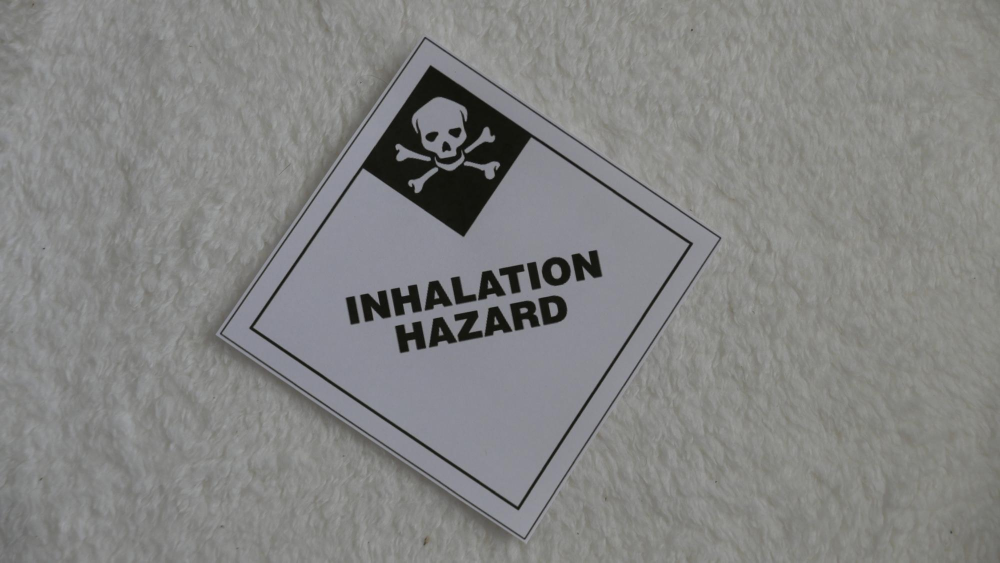
#> input picture Images/SetB/P1380732.JPG, 2000 x 1125 px, found by its file name (shown at 1/2 size); its folder holds 5 pictures in this run
$ python MPAssignment.py
#> lines starting #> are read from the running program, lines starting #| are printed output that depends on the picture; after the words box and inside, x2 and y2 are one past the last pixel; in counts of white or black regions, pixels touching at a corner belong together
### TransformFunctions.py
""" COMP3007 - Machine Perception Assignment
        Author: Tri Tai Steven Pham
        Student ID: 17748229
        Year: 2018
"""

## Import libraries
import cv2
import numpy as np

### START-FOUR POINT TRANSFORM FUNCTION

# [29 lines left out: function fourPtTrans, not called in this run]

### END-FOUR POINT TRANSFORM FUNCTION

### START-RESIZE FUNCTION

def resizeFunc( img_orig, max_h, max_w):
    img = img_orig.copy()
    imgh, imgw = img.shape[ :2]

    if( max_h <= imgh or max_w <= imgw):
        # Re-size for consistency across all images
        scale = max_h / float( imgh)
        if( max_w / float( imgw) < scale):
            scale = max_w / float( imgw)

        img = cv2.resize( img_orig, None, fx=scale, fy=scale, interpolation = cv2.INTER_AREA)
    return img

### END-RESIZE FUNCTION

### START-SORT CONTOURS FUNCTION

def getContPrec( contour, cols):
    origin = cv2.boundingRect( contour)
    return ( ( origin[1] // 5) * 5 ) * cols + origin[ 0]

# [10 lines left out: function sortContours, not called in this run]

### END-SORT CONTOURS FUNCTION

### PreprocessFunctions.py
""" COMP3007 - Machine Perception Assignment
        Author: Tri Tai Steven Pham
        Student ID: 17748229
        Year: 2018
"""

## Import libraries
import cv2
import numpy as np

## Import user-defined functions
import TransformFunctions as tf
import pytesseract as pt
import math as m

### START-MASK DETECTION
##      This function is used to eliminate the background from the hazmat label
##      It uses a series of filters and smoothing techniques to filter out the background
##      It was almost prepared to tackle Set C however it now only perfectly detects
##      items from Set B (and Set A)
##

def preprocessImage( img):
    ##  First convert the image into grayscale for pre-processing
    warp = img.copy()
    img_eq = cv2.cvtColor( img, cv2.COLOR_BGR2GRAY)

    ## Create adaptive histogram equalisation to deal with shadows
    clahe = cv2.createCLAHE( clipLimit=2.0, tileGridSize=( 8, 8))
    cl = clahe.apply( img_eq)

    ## Apply a sharpening with a smoothing GaussianBlur on the equalised gray image
    blur = cv2.GaussianBlur( cl, ( 5, 5), 0)
    sharpen = cv2.addWeighted( cl, 0.8, blur, 0.2, 0)

    ##  Apply Bilateral Filter on grayscale image & run Canny edge detector
    ##  bilateral params -> 5 for processing, 75, 75 thresholding
    bfilt = cv2.bilateralFilter( sharpen, 5, 75, 75)

    ## Canny params -> 255/3, 255 thresholding provides the best result on resized image
    thresh = cv2.Canny( bfilt, 255/3, 255)

    ##  Then dilate the edges to join some undesirable contours
    ##  3x3 kernel of 1's for dilation for just joining important contours
    dilated = cv2.dilate( thresh, np.ones( ( 3, 3), np.uint8), iterations=1)

    ##  Find the contours within the computed map; sort by size in desc order
    contours = cv2.findContours( dilated.copy(), cv2.RETR_EXTERNAL, cv2.CHAIN_APPROX_SIMPLE)

    ## contours[1] for the version of cv currently running; contours[0] for older versions
    cnt = contours[ 1]
    cnt = sorted( cnt, key=cv2.contourArea, reverse=True)

    ## If we want to draw the bounding rectangle: Set the value of cont to the max in cnt and draw
    # cont = max( cnt, key=cv2.contourArea)

    ## Set up mask
    mask = np.zeros( img.shape, np.uint8)

    ## Set up points to transform
    points = np.zeros( ( 4, 2), dtype = "float32")

    """ I have decided to analyse the contours and make a judgement on approximated
        points. I have chosen to look for 4 equal points approximated from each other and
        declared them as the points of a square - or the sign in question.
    """
    for c in cnt:
        perimeter = cv2.arcLength( c, True)
        aprx = cv2.approxPolyDP( c, 0.02 * perimeter, True)

        # If the contour detected has 4 vertices; likely to be our sign:
        if ( len( aprx) == 4) and cv2.contourArea( aprx) > float( 4000.0):
            sign = aprx
            ## Find the extreme-corners of the detected sign and store them for P.T.
            # Extreme left point
            points[0] = tuple( c[ c[ :,:,0].argmin()][0])
            # Extreme right point
            points[1] = tuple( c[ c[ :,:,0].argmax()][0])
            # Extreme top point
            points[2] = tuple( c[ c[ :,:,1].argmin()][0])
            # Extreme bot point
            points[3] = tuple( c[ c[ :,:,1].argmax()][0])

            # Draw the signs contour onto the mask and fill
            cv2.drawContours( mask, [sign], -1, ( 255, 255, 255), -1)
            ## Minus out the noise to black and show the sign
            res = cv2.bitwise_and( img, mask)

            ## Perform the transformation method
            warp = tf.fourPtTrans( res, points)

    return warp

### END-MASK DETECTION

### START-PREPROCESSING FOR COLOUR FUNCTION
##      colourBalance(): This function was adapted from the forum post below
##          It's aim is to balance the colours across the image so the image
##          isn't too dark or too bright for the program to process
##

# [574 lines left out: functions colourBalance, detectHSVColours, divideImage3, divideImage5, findContourOCR, findContourEachDigit and 3 more, not called in this run]

### END-CHARACTER CLASSIFICATION

### MPAssignment.py
""" COMP3007 - Machine Perception Assignment
        Author: Tri Tai Steven Pham
        Student ID: 17748229
        Year: 2018
"""

## Import libraries
import pytesseract as pt
import cv2
import numpy as np
import glob
import os

## Import user-defined functions
import PreprocessFunctions as pp
import TransformFunctions as tf

## Global declarations
option = 0
outputImages = 'Debug/'
"""
    Image directories attempted:

        fileLocA = './IMAGES/SetA/*.png'
        fileLocA = './20180826a/SetA/*.png'

        fileLocB = './IMAGES/SetB/*.JPG'
        fileLocB = './20180826/SetB/*.JPG'

        fileLocC = './IMAGES/SetC/*.JPG'
        fileLocC = './20180826/SetC/*.JPG'

        fileLocD = './IMAGES/SetD/*.JPG'
"""
## Current file location for READING images
fileLocB = './Images/SetB/*.JPG'

#Output directories
contourA = 'contourA/'
contourB = 'contourB/'
contourC = 'contourC/'
contourD = 'contourD/'

### START-MAIN
##      To run the program, type in python assignment.py
##

## Option to read 1 file or all files inside a directory, hard-coded directories above
while option != 1 and option != 2:
    try: option = int(raw_input( 'Enter either 1 or 2\n 1 - Read a single file\n 2 - Read all images from directory\n'))
    except ValueError:
        print('Please only use integers')
#> this loop made 1 pass; the answer given on pass 1: 1

if option == 1:
    """
        Option 1: Strictly for testing and debugging purposes, not intended for assignment demo.
    """

    ## Change filename here (needs to be in working directory
    fileName = 'P1380732.JPG'

    img_orig = cv2.imread( fileName, cv2.IMREAD_COLOR)
#> img_orig is the input picture: shape (1125, 2000, 3); mean B, G, R 131, 132, 131.6

    ## Pre-process original image to get mask of the hazmat labels
    img = tf.resizeFunc( img_orig, 900, 900)
#> in resizeFunc, `img = cv2.resize( img_orig, None, fx=scale, fy=scale, interpolation = ..`:
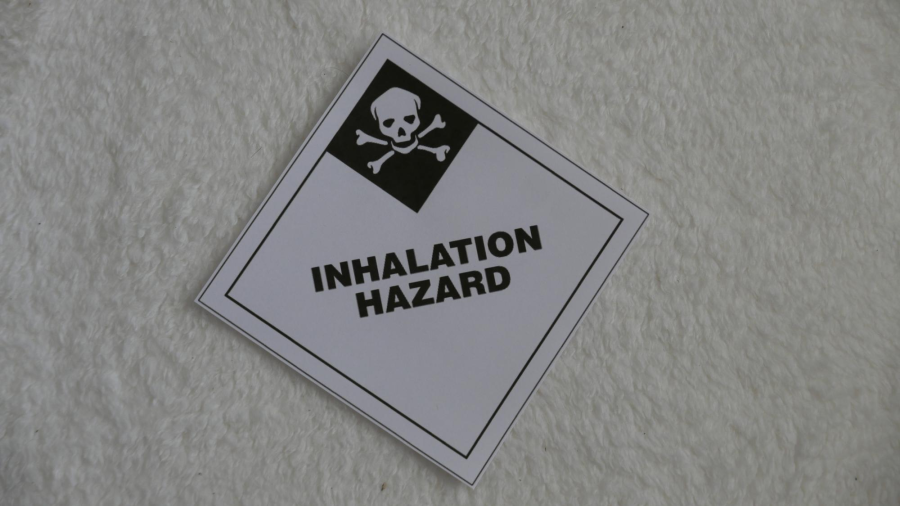
#> img: shape (506, 900, 3); mean B, G, R 131, 132, 131.6
    mask = pp.preprocessImage( img)
#> in preprocessImage, `cl = clahe.apply( img_eq)`:
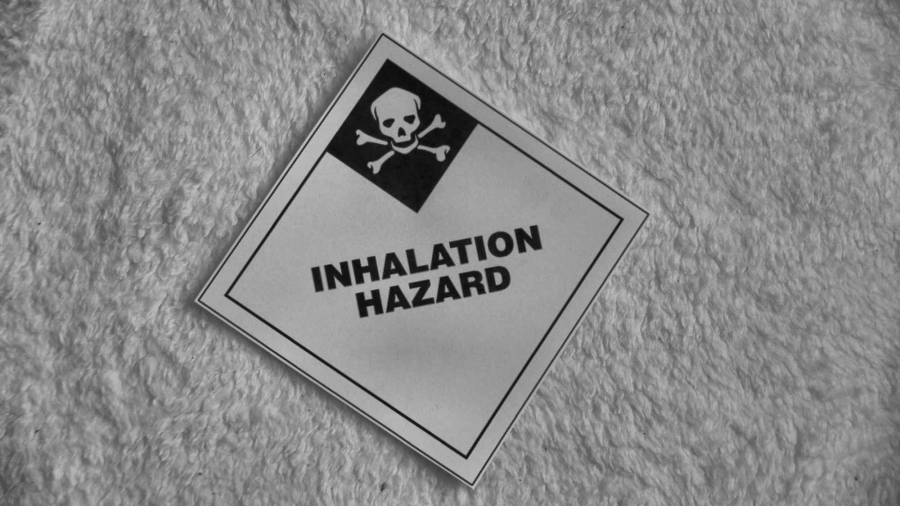
#> cl: shape (506, 900); min 10, max 196, mean 137.5
#> in preprocessImage, `thresh = cv2.Canny( bfilt, 255/3, 255)`:
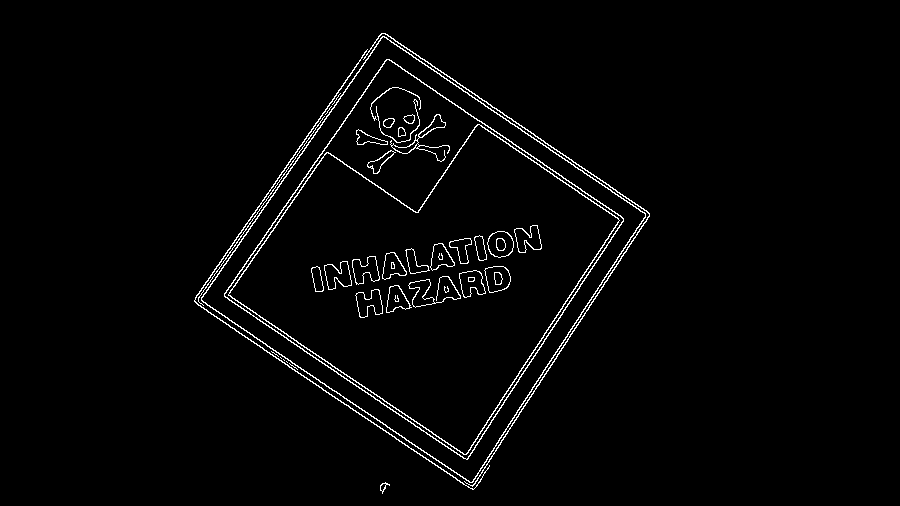
#> thresh: shape (506, 900); 2.1% white in thin lines or dots, all inside (x1, y1, x2, y2) = (194, 33, 650, 494)
#> in preprocessImage, `dilated = cv2.dilate( thresh, np.ones( ( 3, 3), np.uint8), iterations=1)`:
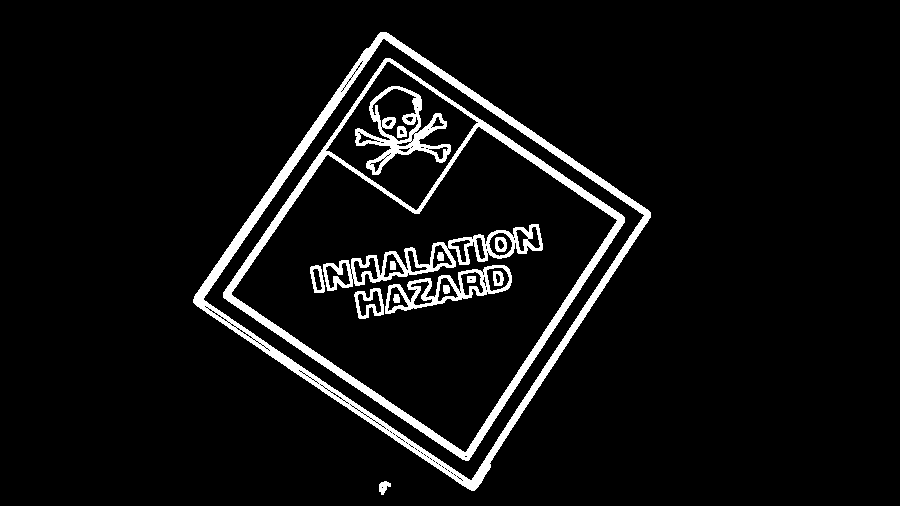
#> dilated: shape (506, 900); 6% white; 16 white regions
#> in preprocessImage, `contours = cv2.findContours( dilated.copy(), cv2.RETR_EXTERNAL, cv2.CH..`: contours = 2 contours; box (x1, y1, x2, y2) and area: (193, 32, 651, 491) 110900, (379, 481, 391, 495) 84
#> in preprocessImage, `cnt = contours[ 1]`: cnt = [[1, -1, -1, -1], [-1, 0, -1, -1]]
#> (the run stopped early here; a loop or call above may not have finished)
